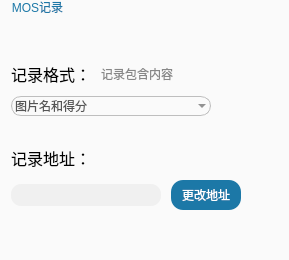
        <widget class="QGroupBox" name="mos_gbox">
         <property name="styleSheet">
          <string notr="true">QGroupBox {
    font: 25px &quot;黑体&quot;;
    border: none;
	background-color: rgb(250, 250, 250);
    border-radius:6px;
    margin-top:12px;
}
QGroupBox:title {
    color:rgb(28, 120, 167);
    subcontrol-origin: margin;
    left: 10px;
}</string>
         </property>
         <property name="title">
          <string>MOS记录</string>
         </property>
         <layout class="QVBoxLayout" name="verticalLayout_31">
          <property name="spacing">
           <number>6</number>
          </property>
          <property name="topMargin">
           <number>50</number>
          </property>
          <property name="bottomMargin">
           <number>50</number>
          </property>
          <item>
           <layout class="QVBoxLayout" name="verticalLayout_12">
            <property name="spacing">
             <number>30</number>
            </property>
            <item>
             <layout class="QVBoxLayout" name="verticalLayout_2">
              <property name="spacing">
               <number>10</number>
              </property>
              <item>
               <layout class="QHBoxLayout" name="horizontalLayout_6" stretch="0,1">
                <item>
                 <widget class="QLabel" name="label_3">
                  <property name="font">
                   <font>
                    <family>黑体</family>
                    <pointsize>12</pointsize>
                    <weight>50</weight>
                    <italic>false</italic>
                    <bold>false</bold>
                   </font>
                  </property>
                  <property name="styleSheet">
                   <string notr="true">border:none;
font: 12pt &quot;黑体&quot;;</string>
                  </property>
                  <property name="text">
                   <string>记录格式：</string>
                  </property>
                 </widget>
                </item>
                <item>
                 <widget class="QLabel" name="label_5">
                  <property name="styleSheet">
                   <string notr="true">color: rgb(135, 135, 135);
font: 10pt &quot;黑体&quot;;</string>
                  </property>
                  <property name="text">
                   <string>记录包含内容</string>
                  </property>
                 </widget>
                </item>
               </layout>
              </item>
              <item>
               <layout class="QHBoxLayout" name="horizontalLayout_4">
                <property name="leftMargin">
                 <number>0</number>
                </property>
                <item>
                 <widget class="QComboBox" name="comboBox">
                  <property name="minimumSize">
                   <size>
                    <width>200</width>
                    <height>0</height>
                   </size>
                  </property>
                  <property name="maximumSize">
                   <size>
                    <width>200</width>
                    <height>16777215</height>
                   </size>
                  </property>
                  <property name="styleSheet">
                   <string notr="true">QComboBox {
	border: 1px solid #bebebe;
	padding: 1px 18px 1px 3px;
	font: normal normal 13px &quot;Microsoft YaHei&quot;;
	color: #555555;
	background: transparent;
	border-radius:10px;
}
 
 
QComboBox:editable{
	background: transparent;
}
 
QComboBox:!on{
}
 
QComboBox:on{ /* the popup opens */
	color: #555555;
	border-color: #327cc0;
	background: transparent;
}
 
QComboBox QAbstractItemView {
	outline: 0; 
	border: 1px solid #327cc0;
	background-color: #F1F3F3;
	font: normal normal 14px &quot;Microsoft YaHei&quot;;
}
 
QComboBox QAbstractItemView::item {
	height: 15px;
	color: #555555;
	background-color: transparent;
}
 
QComboBox QAbstractItemView::item:hover {
	color: #FFFFFF;
	background-color: #327cc0;
}
 
QComboBox QAbstractItemView::item:selected {
	color: #FFFFFF;
	background-color: #327cc0;
}
 
QComboBox QAbstractScrollArea QScrollBar:vertical {
	background-color: #d0d2d4;
}
 
QComboBox QAbstractScrollArea QScrollBar::handle:vertical {
	background: rgb(160,160,160);
}
 
QComboBox QAbstractScrollArea QScrollBar::handle:vertical:hover {
	background: rgb(90, 91, 93);
}</string>
                  </property>
                  <item>
                   <property name="text">
                    <string>图片名和得分</string>
                   </property>
                  </item>
                  <item>
                   <property name="text">
                    <string>时间戳、图片名和得分</string>
                   </property>
                  </item>
                 </widget>
                </item>
                <item>
                 <widget class="QLabel" name="label_29">
                  <property name="text">
                   <string/>
                  </property>
                 </widget>
                </item>
               </layout>
              </item>
             </layout>
            </item>
            <item>
             <layout class="QHBoxLayout" name="horizontalLayout_26" stretch="0,1">
              <item>
               <layout class="QVBoxLayout" name="verticalLayout_11">
                <property name="spacing">
                 <number>10</number>
                </property>
                <item>
                 <widget class="QLabel" name="label_4">
                  <property name="font">
                   <font>
                    <family>黑体</family>
                    <pointsize>12</pointsize>
                    <weight>50</weight>
                    <italic>false</italic>
                    <bold>false</bold>
                   </font>
                  </property>
                  <property name="styleSheet">
                   <string notr="true">border:none;
font: 12pt &quot;黑体&quot;;</string>
                  </property>
                  <property name="text">
                   <string>记录地址：</string>
                  </property>
                 </widget>
                </item>
                <item>
                 <layout class="QHBoxLayout" name="horizontalLayout_5">
                  <property name="spacing">
                   <number>10</number>
                  </property>
                  <property name="leftMargin">
                   <number>0</number>
                  </property>
                  <item>
                   <widget class="QLineEdit" name="lineEdit_3">
                    <property name="minimumSize">
                     <size>
                      <width>150</width>
                      <height>22</height>
                     </size>
                    </property>
                    <property name="maximumSize">
                     <size>
                      <width>150</width>
                      <height>22</height>
                     </size>
                    </property>
                    <property name="styleSheet">
                     <string notr="true">border:none;
font: 10pt &quot;Microsoft YaHei UI&quot;;
background-color: rgb(240, 240, 240);
border-radius:10px;</string>
                    </property>
                    <property name="text">
                     <string/>
                    </property>
                    <property name="readOnly">
                     <bool>true</bool>
                    </property>
                   </widget>
                  </item>
                  <item>
                   <widget class="QPushButton" name="pushButton_3">
                    <property name="minimumSize">
                     <size>
                      <width>70</width>
                      <height>30</height>
                     </size>
                    </property>
                    <property name="maximumSize">
                     <size>
                      <width>70</width>
                      <height>30</height>
                     </size>
                    </property>
                    <property name="styleSheet">
                     <string notr="true">QPushButton:hover {
	background-color: rgb(58, 189, 236);
}

QPushButton:pressed {
	
	background-color: rgb(27, 87, 126);
}

QPushButton {
	background-color: rgb(28, 120, 167);
	color: rgb(255, 255, 255);
	font: 10pt &quot;黑体&quot;;
	border-radius: 12px;
	border: 10px;
}</string>
                    </property>
                    <property name="text">
                     <string>更改地址</string>
                    </property>
                   </widget>
                  </item>
                 </layout>
                </item>
               </layout>
              </item>
              <item>
               <widget class="QLabel" name="label_30">
                <property name="text">
                 <string/>
                </property>
               </widget>
              </item>
             </layout>
            </item>
           </layout>
          </item>
         </layout>
        </widget>
